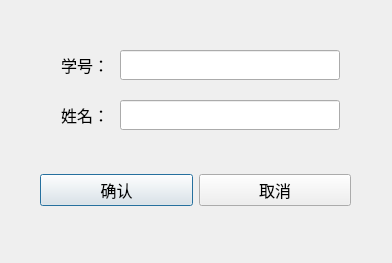
<?xml version="1.0" encoding="UTF-8"?>
<ui version="4.0">
 <class>CreateStu</class>
 <widget class="QDialog" name="CreateStu">
  <property name="geometry">
   <rect>
    <x>0</x>
    <y>0</y>
    <width>392</width>
    <height>263</height>
   </rect>
  </property>
  <property name="minimumSize">
   <size>
    <width>392</width>
    <height>263</height>
   </size>
  </property>
  <property name="maximumSize">
   <size>
    <width>392</width>
    <height>263</height>
   </size>
  </property>
  <property name="windowTitle">
   <string>学生开户</string>
  </property>
  <widget class="QLabel" name="label">
   <property name="geometry">
    <rect>
     <x>50</x>
     <y>50</y>
     <width>70</width>
     <height>30</height>
    </rect>
   </property>
   <property name="font">
    <font>
     <family>Arial</family>
     <pointsize>12</pointsize>
    </font>
   </property>
   <property name="text">
    <string>学号：</string>
   </property>
   <property name="alignment">
    <set>Qt::AlignCenter</set>
   </property>
  </widget>
  <widget class="QLabel" name="label_2">
   <property name="geometry">
    <rect>
     <x>50</x>
     <y>100</y>
     <width>70</width>
     <height>30</height>
    </rect>
   </property>
   <property name="font">
    <font>
     <family>Arial</family>
     <pointsize>12</pointsize>
    </font>
   </property>
   <property name="text">
    <string>姓名：</string>
   </property>
   <property name="alignment">
    <set>Qt::AlignCenter</set>
   </property>
  </widget>
  <widget class="QLineEdit" name="StuNumEdit">
   <property name="geometry">
    <rect>
     <x>120</x>
     <y>50</y>
     <width>220</width>
     <height>30</height>
    </rect>
   </property>
   <property name="font">
    <font>
     <family>Arial</family>
     <pointsize>11</pointsize>
    </font>
   </property>
  </widget>
  <widget class="QLineEdit" name="nameEdit">
   <property name="geometry">
    <rect>
     <x>120</x>
     <y>100</y>
     <width>220</width>
     <height>30</height>
    </rect>
   </property>
   <property name="font">
    <font>
     <family>Arial</family>
     <pointsize>11</pointsize>
    </font>
   </property>
  </widget>
  <widget class="QWidget" name="horizontalLayoutWidget">
   <property name="geometry">
    <rect>
     <x>40</x>
     <y>150</y>
     <width>311</width>
     <height>81</height>
    </rect>
   </property>
   <layout class="QHBoxLayout" name="horizontalLayout">
    <item>
     <widget class="QPushButton" name="okButton">
      <property name="font">
       <font>
        <family>仿宋</family>
        <pointsize>12</pointsize>
       </font>
      </property>
      <property name="text">
       <string>确认</string>
      </property>
     </widget>
    </item>
    <item>
     <widget class="QPushButton" name="cancleButton">
      <property name="font">
       <font>
        <family>仿宋</family>
        <pointsize>12</pointsize>
       </font>
      </property>
      <property name="text">
       <string>取消</string>
      </property>
     </widget>
    </item>
   </layout>
  </widget>
 </widget>
 <resources/>
 <connections/>
</ui>
